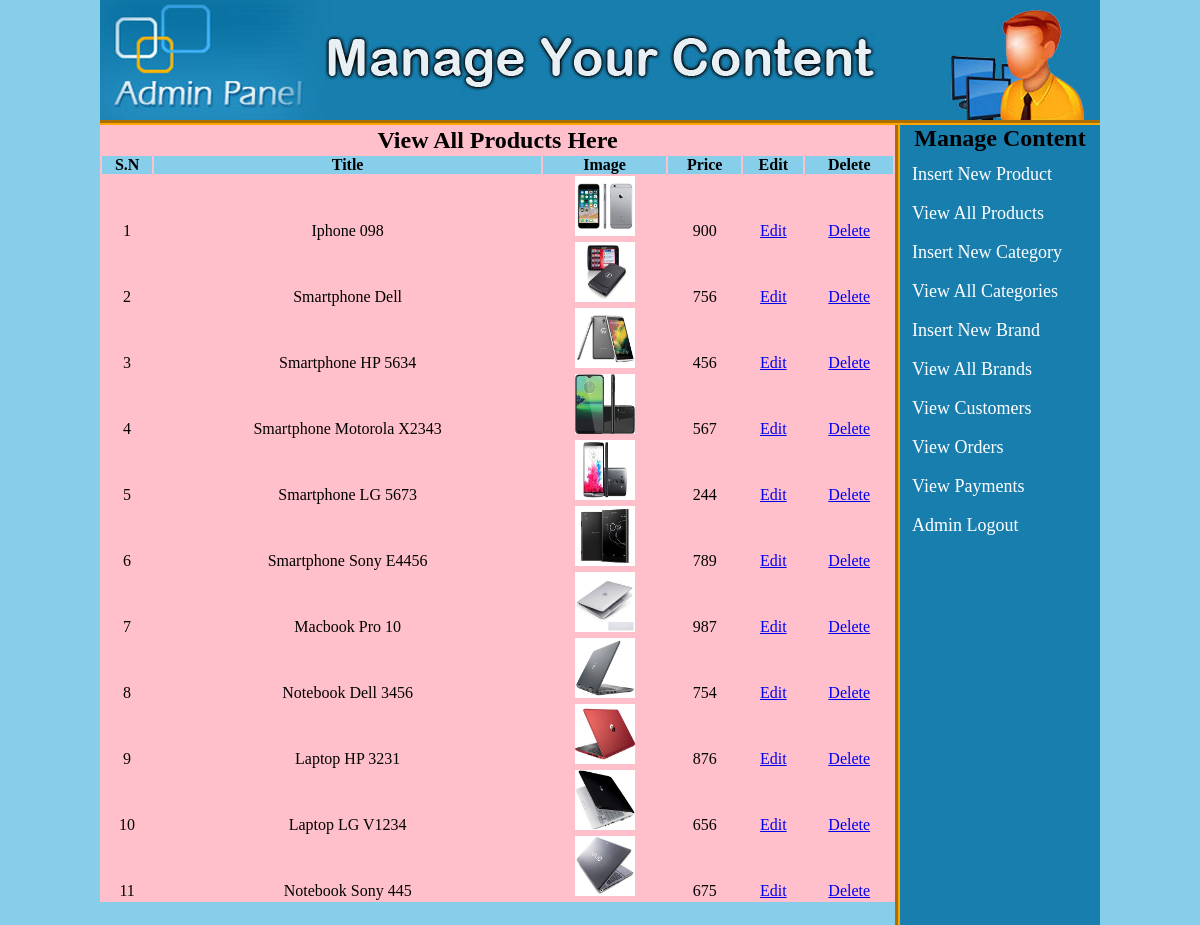
Page /admin_area/index.php?view_products (signed in) on the committed database.
### tables this page shows
CREATE TABLE `products` (
  `product_id` int(100) NOT NULL,
  `product_cat` int(100) NOT NULL,
  `product_brand` int(100) NOT NULL,
  `product_title` varchar(255) NOT NULL,
  `product_price` int(100) NOT NULL,
  `product_desc` text NOT NULL,
  `product_image` text NOT NULL,
  `product_keywords` text NOT NULL
);

### admin_area/view_products.php (the view, shortened to what this page needs)
<table width="795" align="center" bgcolor="pink">
	<tr align="center">
		<td colspan="6"><h2>View All Products Here</h2></td>
	</tr>
	<tr align="center" bgcolor="skyblue">
		<th>S.N</th>
		<th>Title</th>
		<th>Image</th>
		<th>Price</th>
		<th>Edit</th>
		<th>Delete</th>
	</tr>
	<?php
	include("includes/db.php");
	$get_pro = "select * from products";
	$run_pro = mysqli_query($con, $get_pro);
	$i = 0;
	while ($row_pro=mysqli_fetch_array($run_pro)){
		$pro_id = $row_pro['product_id'];
		$pro_title = $row_pro['product_title'];
		$pro_image = $row_pro['product_image'];
		$pro_price = $row_pro['product_price'];
		$i++;
	?>
	<tr align="center">
		<td><?php echo $i;?></td>
		<td><?php echo $pro_title;?></td>
		<td><img src="product_images/<?php echo $pro_image;?>" width="60" height="60"/></td>
		<td><?php echo $pro_price;?></td>
		<td><a href="index.php?edit_pro=<?php echo $pro_id; ?>">Edit</a></td>
		<td><a href="delete_pro.php?delete_pro=<?php echo $pro_id;?>">Delete</a></td>
	</tr>
	<?php } ?>
</table>

### admin_area/styles/style.css (style rules this page uses)
html, body, div, span, applet, object, iframe, h1, h2, h3, h4, h5, h6, p, blockquote, pre, a, abbr, acronym, address, big, cite, code, del, dfn, em, img, ins, kbd, q, s, samp, small, strike, strong, sub, sup, tt, var, b, u, i, center, dl, dt, dd, ol, ul, li, fieldset, form, label, legend, table, caption, tbody, tfoot, thead, tr, th, td, article, aside, canvas, details, embed, figure, figcaption, footer, header, hgroup, menu, nav, output, ruby, section, summary, time, mark, audio, video { margin: 0; padding: 0; border: 0; vertical-align: baseline; }
body { background:skyblue; }

### rows in the picture
products: product_title "Iphone 098", product_image (picture), product_price "900"
products: product_title "Smartphone Dell", product_image (picture), product_price "756"
products: product_title "Smartphone HP 5634", product_image (picture), product_price "456"
products: product_title "Smartphone Motorola X2343", product_image (picture), product_price "567"
products: product_title "Smartphone LG 5673", product_image (picture), product_price "244"
products: product_title "Smartphone Sony E4456", product_image (picture), product_price "789"
products: product_title "Macbook Pro 10", product_image (picture), product_price "987"
products: product_title "Notebook Dell 3456", product_image (picture), product_price "754"
products: product_title "Laptop HP 3231", product_image (picture), product_price "876"
products: product_title "Laptop LG V1234", product_image (picture), product_price "656"
products: product_title "Notebook Sony 445", product_image (picture), product_price "675"
